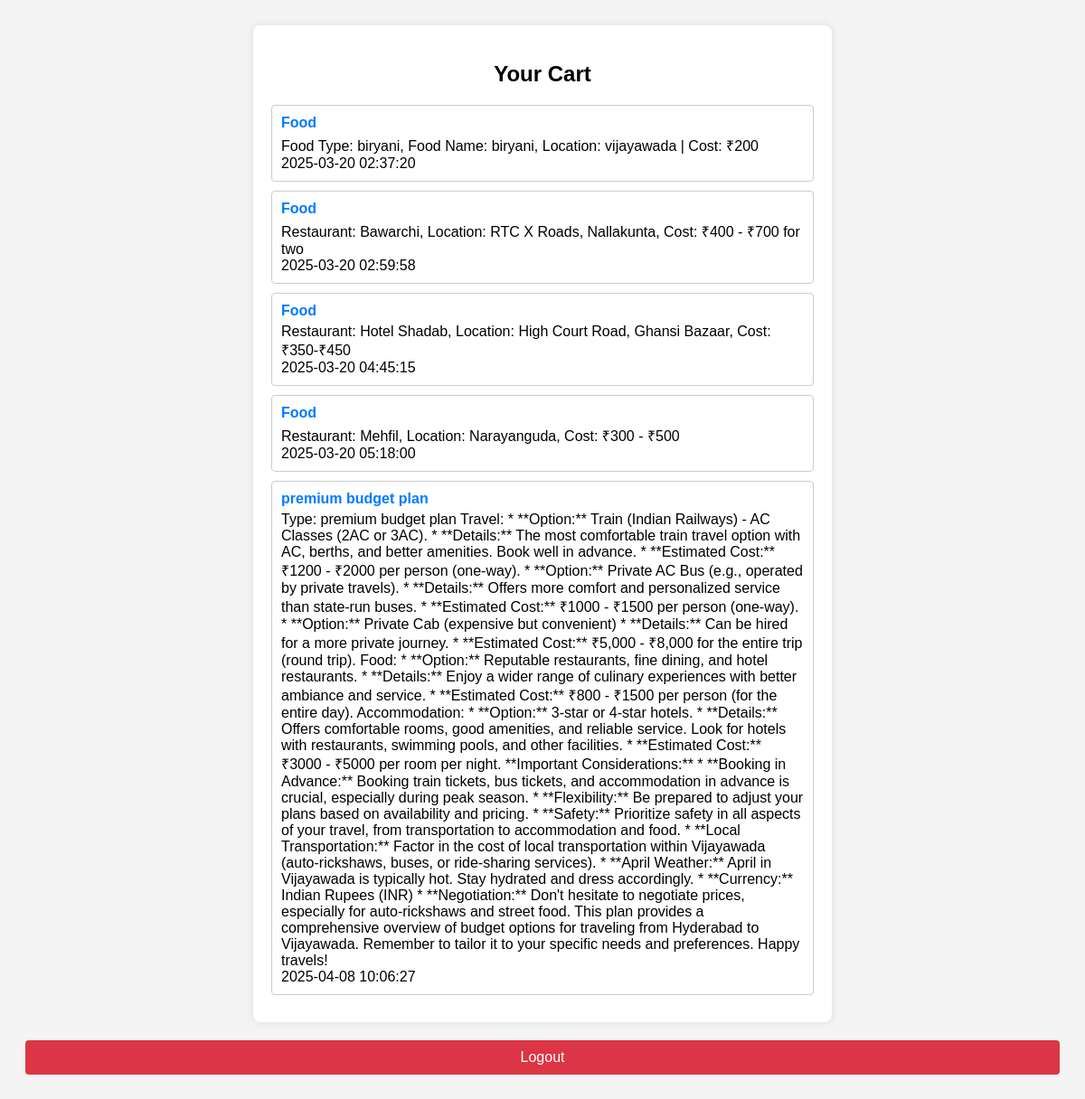
/cart (signed in), run on the app's committed database.
### app.py (models this page shows)
class Booking(db.Model):
    id = db.Column(db.Integer, primary_key=True)
    type = db.Column(db.String(50), nullable=False)
    details = db.Column(db.String(500), nullable=False)
    date = db.Column(db.DateTime, nullable=False, default=datetime.utcnow)
    user_id = db.Column(db.Integer, db.ForeignKey('user.id'), nullable=False)

### app.py (the view)
@app.route('/cart')
@login_required
def cart():
    bookings = Booking.query.filter_by(user_id=current_user.id).all()
    return render_template('cart.html', bookings=bookings)

### app.py (called while the page is built)
@login_manager.user_loader
def load_user(user_id):
    return User.query.get(int(user_id))

### templates/cart.html (shortened to what this page needs)
<!DOCTYPE html>
<html lang="en">
<head>
</head>
<body>
    <div class="cart-container">
        <h2>Your Cart</h2>
        {% if bookings %}
            {% for booking in bookings %}
                <div class="booking">
                    <div class="type">{{ booking.type }}</div>
                    <div class="details">{{ booking.details }}</div>
                    <div class="date">{{ booking.date.strftime('%Y-%m-%d %H:%M:%S') }}</div>
                </div>
            {% endfor %}
        {% else %}
            <p>No bookings found.</p>
        {% endif %}
    </div>
    <a href="{{ url_for('logout') }}" class="logout-button">Logout</a>
</body>
</html>

### templates/cart.html (style rules this page uses)
body { font-family: Arial, sans-serif; background-color: #f4f4f4; padding: 20px; }
.cart-container { background: white; padding: 20px; border-radius: 8px; box-shadow: 0 0 10px rgba(0, 0, 0, 0.1); max-width: 600px; margin: 0 auto; }
.cart-container h2 { text-align: center; }
.booking { border: 1px solid #ccc; border-radius: 4px; padding: 10px; margin-bottom: 10px; }
.booking .type { font-weight: bold; color: #007bff; }
.booking .details { margin-top: 5px; }
.logout-button { display: block; margin: 20px auto; padding: 10px 20px; background-color: #dc3545; color: white; border: none; border-radius: 4px; cursor: pointer; text-align: center; text-decoration: none; }

### data on the page
Booking: type "Food", details "Food Type: biryani, Food Name: biryani, Location: vijayawada | Cost: ₹200", date "2025-03-20 02:37:20"
Booking: type "Food", details "Restaurant: Bawarchi, Location: RTC X Roads, Nallakunta, Cost: ₹400 - ₹700 for two", date "2025-03-20 02:59:58"
Booking: type "Food", details "Restaurant: Hotel Shadab, Location: High Court Road, Ghansi Bazaar, Cost: ₹350-₹450", date "2025-03-20 04:45:15"
Booking: type "Food", details "Restaurant: Mehfil, Location: Narayanguda, Cost: ₹300 - ₹500", date "2025-03-20 05:18:00"
Booking: type "premium budget plan", details "Type: premium budget plan Travel: * **Option:** Train (Indian Railways) - AC Classes (2AC or 3AC). * **Details:** The most comfortable train travel option with AC, berths, and better amenities. Book well in advance. * **Estimated Cost:** ₹1200 - ₹2000 per person (one-way). * **Option:** Private AC Bus (e.g., operated by private travels). * **Details:** Offers more comfort and personalized service than state-run buses. * **Estimated Cost:** ₹1000 - ₹1500 per person (one-way). * **Option:** Private Cab (expensive but convenient) * **Details:** Can be hired for a more private journey. * **Estimated Cost:** ₹5,000 - ₹8,000 for the entire trip (round trip). Food: * **Option:** Reputable…", date "2025-04-08 10:06:27"
